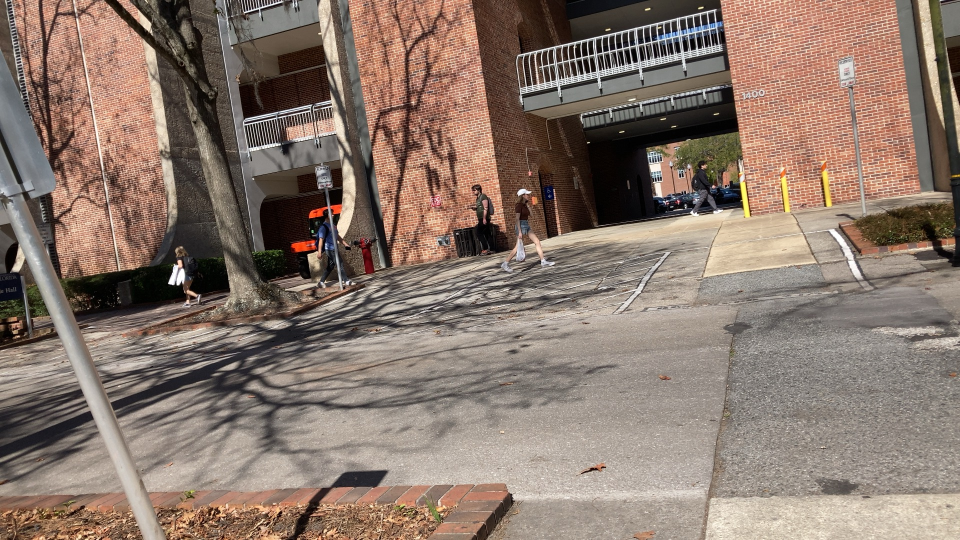
#> input picture week 8_Computer Vision/Data/moving/000002.01.JPG, 1920 x 1080 px, given in place of image_219.jpg, which was not available (shown at 1/2 size)
$ jupyter execute --allow-errors image_preprocessing_visualization.ipynb   (shell and % lines are left out)   (text cells are left out)
#> lines starting #> are read from the running program, lines starting #| are printed output that depends on the picture; pictures that were not available may be replaced by others from this repository, and a replacement may not be noted
[cell 1]
from google.colab import drive
drive.mount('/content/drive')
%cd /content/drive/MyDrive/Colab\ Notebooks

[cell 2]
import json
import os

############################################################
# Specify the folder containing your JSON files
folder_path = '/content/drive/MyDrive/Colab Notebooks/image'
############################################################


# List all JSON files in the folder
json_files = [file for file in os.listdir(folder_path) if file.endswith('.json')]

combined_data = []

for file in json_files:
    with open(os.path.join(folder_path, file), 'r') as f:
        data = json.load(f)
        combined_data.extend(data)  # or use `.append(data)` for dictionary data

############################################################
# Save the combined data to a new JSON file
with open('/content/drive/MyDrive/Colab Notebooks/image/combined_data.json', 'w') as f:
    json.dump(combined_data, f, indent=4)
############################################################

[cell 3]
import pandas as pd  #pandas is a powerful library used for data manipulation and analysis.
import requests  #requests is a library for making HTTP requests in Python.
import os  #os is a library that provides a way to interact with the operating system.
from PIL import Image  #PIL (Python Imaging Library) is a library for opening, manipulating, and saving images.

[cell 4]
import json
#############################################################################
# Load the JSON file
json_file_path = "/content/drive/MyDrive/Colab Notebooks/image/combined_data.json"
#############################################################################
# Initialize an empty list to store the image URLs
image_urls = []

# Read and parse the JSON file
with open(json_file_path, "r") as json_file:
    data = json.load(json_file)

    # Assuming your JSON data is a list of dictionaries with an "image_url" field
    for item in data:
        if "image_url" in item:
            image_url = item["image_url"]
            image_urls.append(image_url)

# Now, image_urls contains the image URLs from the JSON data
# You can use this list as needed

[cell 5]
image_urls

[cell 6]
output_folder = "downloaded_images"
if not os.path.exists(output_folder):
    os.makedirs(output_folder)

[cell 7]
for i, url in enumerate(image_urls):
    try:
        response = requests.get(url)
        if response.status_code == 200:
            image_content = response.content
            with open(os.path.join(output_folder, f"image_{i+1}.jpg"), "wb") as f:
                f.write(image_content)
            print(f"Image {i+1} downloaded and saved.")
        else:
            print(f"Failed to download image {i+1}. Status code: {response.status_code}")
    except Exception as e:
        print(f"Error downloading image {i+1}: {str(e)}")

[cell 8]
from PIL import Image
import matplotlib.pyplot as plt

#####################################################################################
# Specify the file path
image_path = 'downloaded_images/image_219.jpg'
#####################################################################################
# Check if the file exists
if os.path.isfile(image_path):
    # Open and display the image using Matplotlib
    img = Image.open(image_path)
    plt.imshow(img)
    plt.axis('off')
    plt.show()
else:
    print(f"Image file not found at: {image_path}")

[cell 9]
import cv2
import matplotlib.pyplot as plt
########################################################
# Load the downloaded image
#change this line to the name of image you want
image_path = 'downloaded_images/image_219.jpg'
########################################################
image = cv2.imread(image_path)
#> image is the input picture: shape (1080, 1920, 3); mean B, G, R 108.1, 119.5, 137.6

[cell 10]
plt.figure(figsize=(6, 6))
plt.imshow(cv2.cvtColor(image, cv2.COLOR_BGR2RGB))  # Convert BGR to RGB
plt.title('Original Image')
plt.axis('off')
plt.show()

[cell 11]
# Convert the image to grayscale
gray_image = cv2.cvtColor(image, cv2.COLOR_BGR2GRAY)
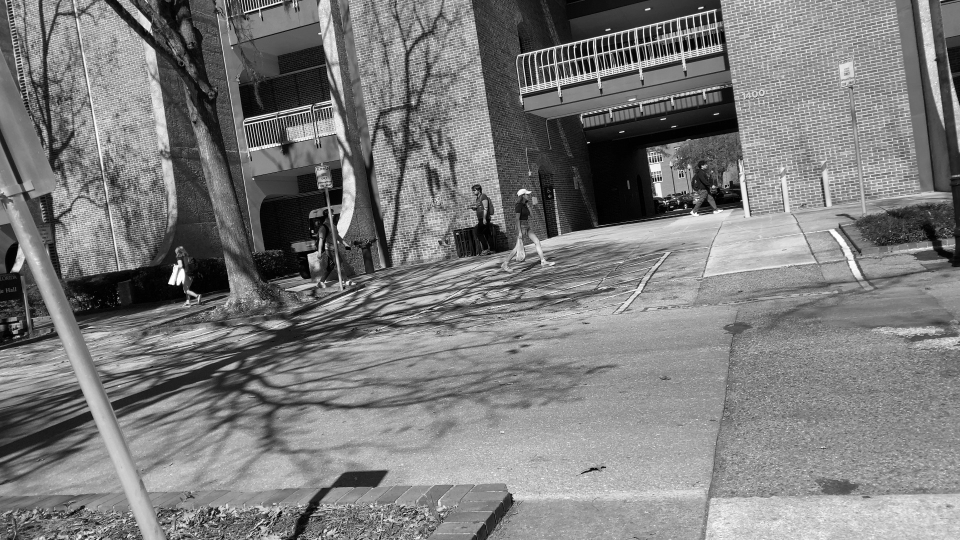
#> gray_image: shape (1080, 1920) (shown at 1/2 size); min 0, max 255, mean 123.7

# Display the grayscale image
plt.figure(figsize=(6, 6))
plt.imshow(gray_image, cmap='gray')
plt.title('Grayscale Image')
plt.axis('off')
plt.show()

[cell 12]
# Split the image into color channels
b, g, r = cv2.split(image)
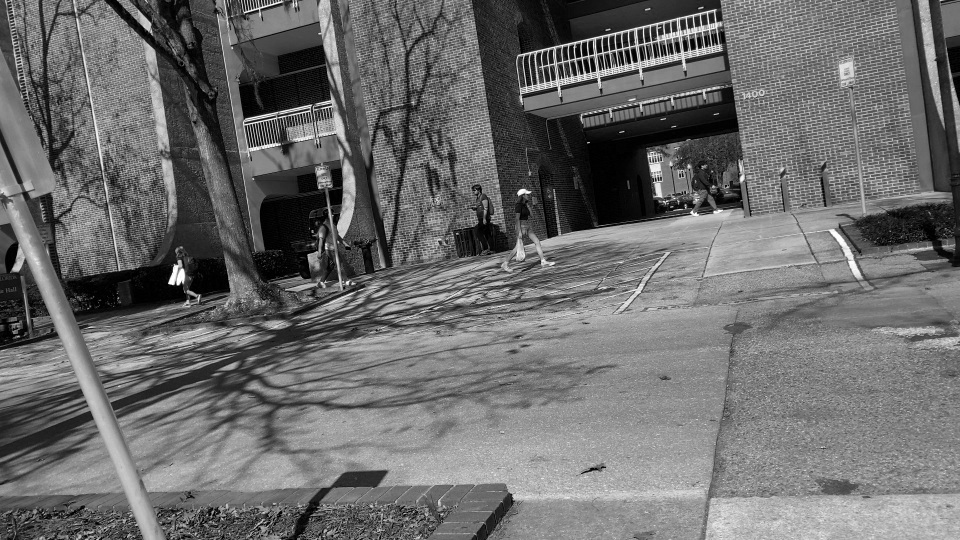
#> b: shape (1080, 1920) (shown at 1/2 size); min 0, max 255, mean 108.1
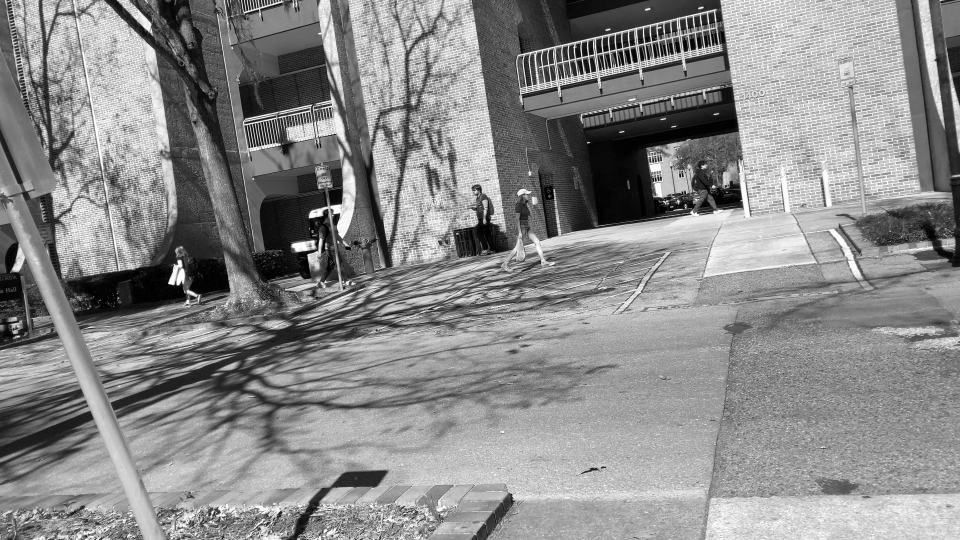
#> r: shape (1080, 1920) (shown at 1/2 size); min 0, max 255, mean 137.6

# Create a 1x3 grid of subplots for displaying the channels
plt.figure(figsize=(18, 6))

# Display the Blue channel in the first subplot
plt.subplot(131)
plt.imshow(b, cmap='Blues')
plt.title('Blue Channel')
plt.axis('off')

# Display the Green channel in the second subplot
plt.subplot(132)
plt.imshow(g, cmap='Greens')
plt.title('Green Channel')
plt.axis('off')

# Display the Red channel in the third subplot
plt.subplot(133)
plt.imshow(r, cmap='Reds')
plt.title('Red Channel')
plt.axis('off')

plt.show()
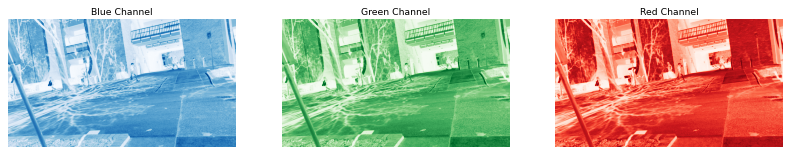
#> figure drawn by matplotlib, 3 panels

[cell 13]
image.shape
#> Out = (1080, 1920, 3)

[cell 14]
# Resize the image to a new width and height
new_width = 200
new_height = 200
resized_image = cv2.resize(image, (new_width, new_height))
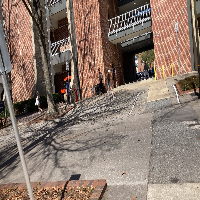
#> resized_image: shape (200, 200, 3); mean B, G, R 108.2, 119.6, 137.6

# Display the resized image
plt.figure(figsize=(6, 6))
plt.imshow(cv2.cvtColor(resized_image, cv2.COLOR_BGR2RGB))
plt.title('Resized Image')
plt.axis('off')
plt.show()

[cell 15]
resized_image.shape
#> Out = (200, 200, 3)

[cell 16]
# Apply Gaussian blur to the original image
blurred_image = cv2.GaussianBlur(image, (11, 11), 0)

# Create a Matplotlib figure to display the blurred image
plt.figure(figsize=(6, 6))

# Convert the color format from BGR to RGB for proper display
blurred_rgb_image = cv2.cvtColor(blurred_image, cv2.COLOR_BGR2RGB)

# Display the blurred RGB image
plt.imshow(blurred_rgb_image)

# Set a title for the displayed image
plt.title('Blurred Image')

# Turn off axis labels and ticks for a cleaner display
plt.axis('off')

# Show the image in the Matplotlib plot
plt.show()

[cell 17]
import os
import numpy as np
from PIL import Image
import pandas as pd
import tensorflow as tf
from tensorflow.keras.applications.vgg16 import VGG16, preprocess_input
from tensorflow.keras.preprocessing.image import img_to_array

# [22 lines left out: functions load_and_preprocess_image, save_to_csv, not called in this run]

#########################################################
# Directory where your images are stored
image_dir = 'downloaded_images'

#########################################################
image_paths = [os.path.join(image_dir, file) for file in os.listdir(image_dir) if file.endswith('.jpg')]

#> (a cell that did not finish here is left out)

[cell 19]
import cv2
import matplotlib.pyplot as plt

[cell 20]
########################################################
#Choose your image and change the name
image_path = 'downloaded_images/image_219.jpg'
########################################################
image = cv2.imread(image_path, cv2.IMREAD_GRAYSCALE)
#> image: shape (1080, 1920); min 0, max 255, mean 123.7

[cell 21]
edges = cv2.Canny(image, threshold1=30, threshold2=100)
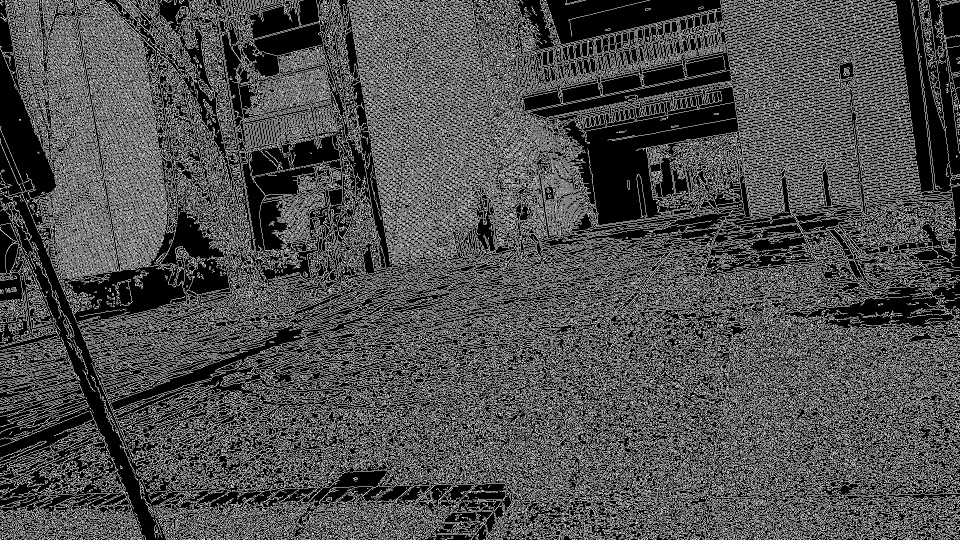
#> edges: shape (1080, 1920) (shown at 1/2 size); 30.4% white in thin lines or dots

[cell 22]
# Display the original image
plt.figure(figsize=(10, 10))
plt.subplot(121)
plt.imshow(image, cmap='gray')
plt.title('Original Image')
plt.axis('off')

# Display the edge-detected image
plt.subplot(122)
plt.imshow(edges, cmap='gray')
plt.title('Edge Detection')
plt.axis('off')

plt.show()

$ run again, on week 8_Computer Vision/Data/moving/000003.01.JPG
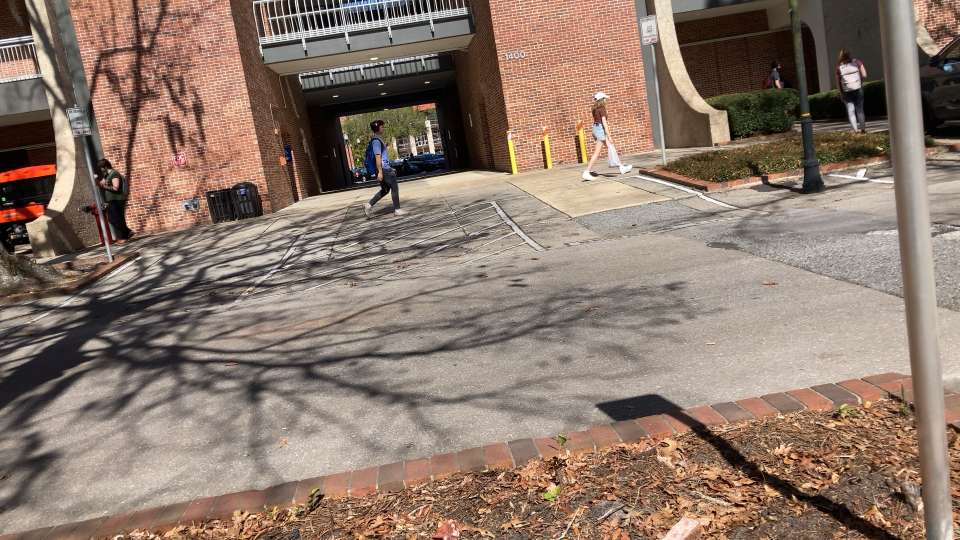
#> input picture week 8_Computer Vision/Data/moving/000003.01.JPG, 1920 x 1080 px, given in place of image_219.jpg, which was not available (shown at 1/2 size)
#> image is the input picture: shape (1080, 1920, 3); mean B, G, R 107.4, 120.3, 140
#> `resized_image = cv2.resize(image, (new_width, new_height))`:
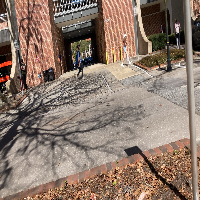
#> resized_image: shape (200, 200, 3); mean B, G, R 107.2, 120.1, 139.7
#> image: shape (1080, 1920)
#> `edges = cv2.Canny(image, threshold1=30, threshold2=100)`:
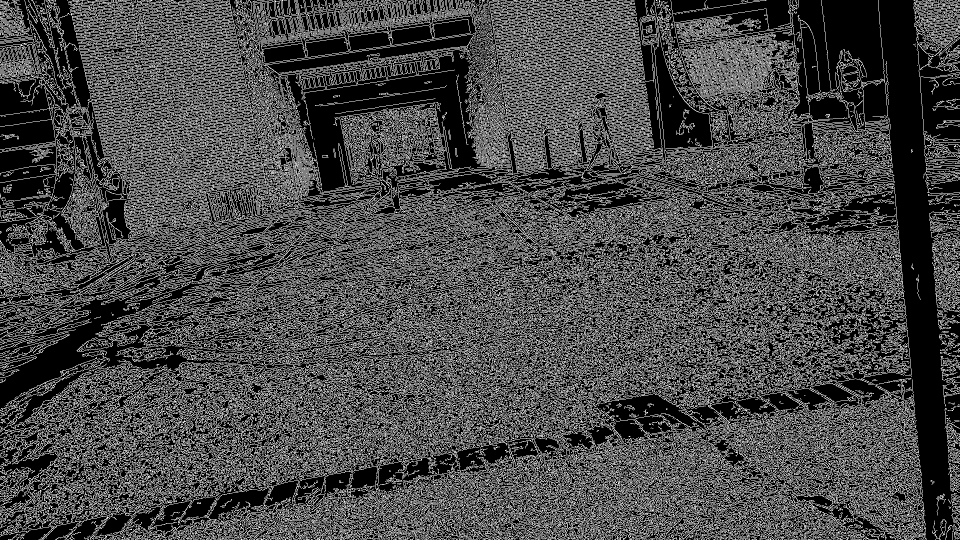
#> edges: shape (1080, 1920) (shown at 1/2 size); 28.5% white in thin lines or dots

$ run again, on week 8_Computer Vision/Data/moving/000004.01.JPG
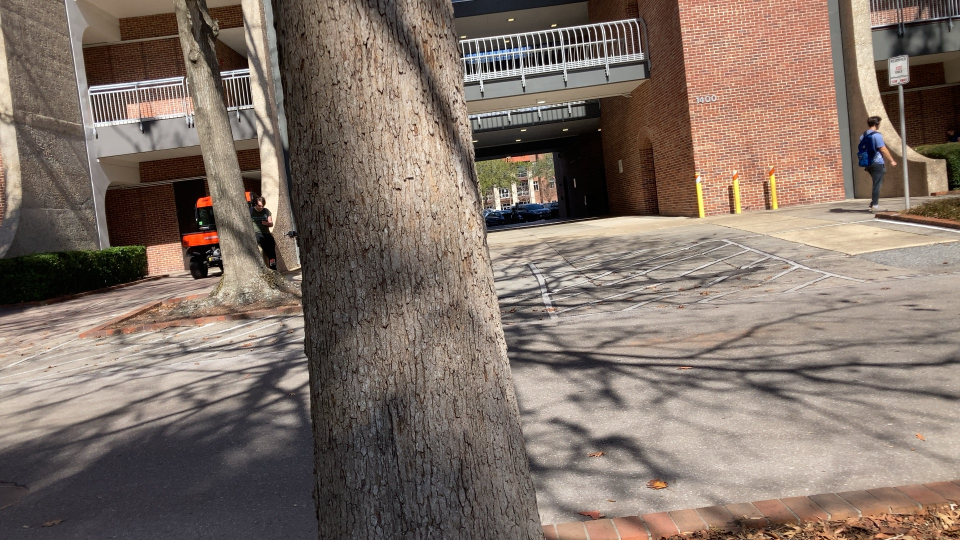
#> input picture week 8_Computer Vision/Data/moving/000004.01.JPG, 1920 x 1080 px, given in place of image_219.jpg, which was not available (shown at 1/2 size)
#> image is the input picture: shape (1080, 1920, 3); mean B, G, R 103.4, 113.4, 128.6
#> `resized_image = cv2.resize(image, (new_width, new_height))`:
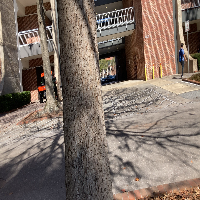
#> resized_image: shape (200, 200, 3); mean B, G, R 103.3, 113.3, 128.5
#> image: shape (1080, 1920)
#> `edges = cv2.Canny(image, threshold1=30, threshold2=100)`:
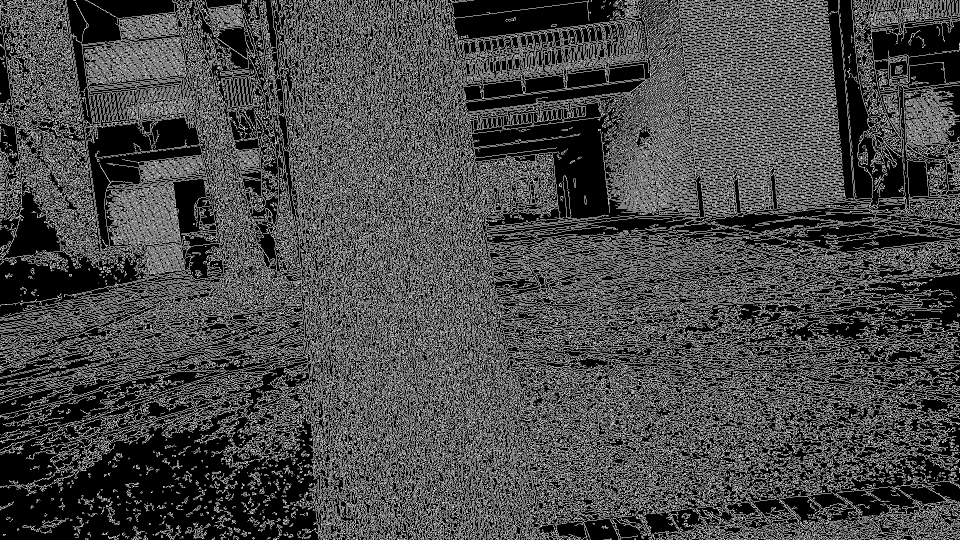
#> edges: shape (1080, 1920) (shown at 1/2 size); 28.2% white in thin lines or dots
